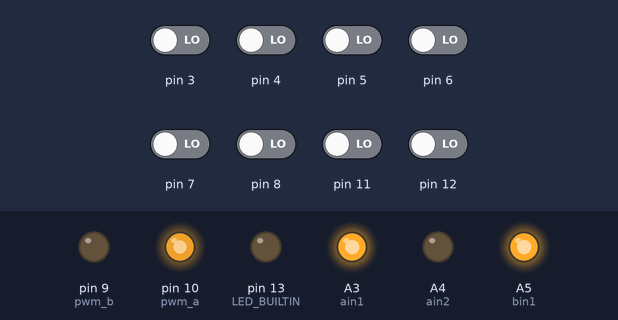
This sketch was run on a simulated Arduino Nano, built with avr-gcc and run on an emulated ATmega328P. Parts: output pins drawn as LEDs (lit = HIGH). Dashed ring = blinking. The test bench sets the inputs (shaded band); at power-on: pin 3–8, pin 11, pin 12 LOW.

Above: at 6.4 s.
6.5 s: pin 4 driven HIGH
At 7.0 s:
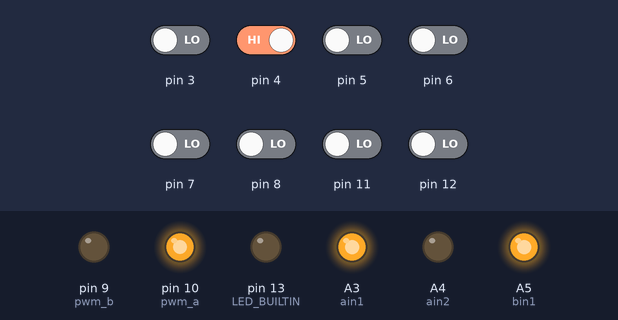
9.5 s: pin 3 driven HIGH
At 10.0 s:
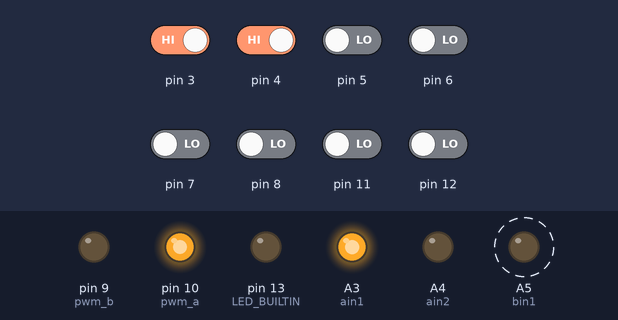
12.5 s: pin 6 driven HIGH
At 13.4 s:
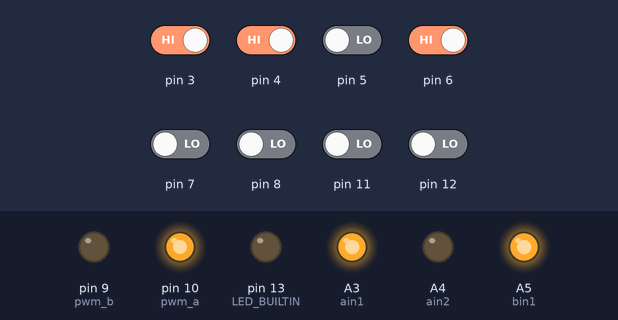
15.5 s: pin 7 driven HIGH
At 16.0 s:
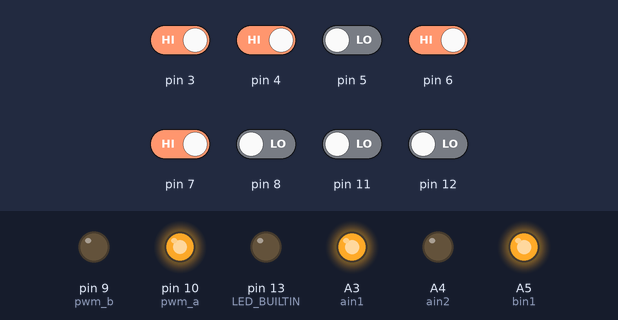
18.5 s: pin 12 driven HIGH
At 19.6 s:
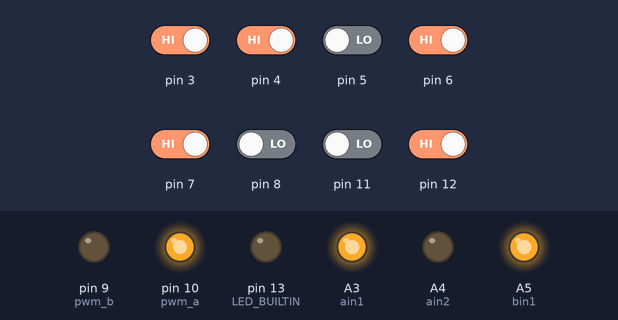
21.5 s: pin 8 driven HIGH
Timing chart, 0 to 68.1 s (numbered marks = the images above; inputs shaded):
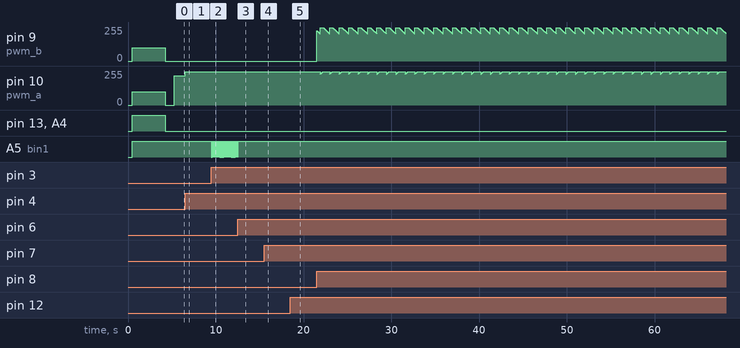

Measured:
- after the input at 6.5 s, pin 10 (pwm_a): 220/255 → 250/255 at once
- after the input at 9.5 s, pin 9 (pwm_b): stays 0/255 (without the input it goes to 48/255 after 3.0 s); A5 (bin1): alternates HIGH for 0.04 s and LOW for 0.02 s, starting at once
- after the input at 12.5 s, pin 9 (pwm_b): stays 0/255 (without the input it goes to 33/255 after 3.0 s); A5 (bin1): goes on until 12.5 s, then stays HIGH
- after the input at 15.5 s, pin 9 (pwm_b): stays 0/255 (without the input it goes to 79/255 after 3.0 s)
- after the input at 18.5 s, pin 9 (pwm_b): stays 0/255 (without the input it goes to 140/255 after 3.0 s)

The sketch:

Zeus_lifo.ino
```cpp
#include <QTRSensors.h>
#define ain1 A3
#define ain2 A4
#define pwm_a 10
#define bin1 A5
#define bin2 A6
#define pwm_b 9
int sa = 0;
int sb = 0;
int temp = 0;
QTRSensors qtr;
const uint8_t sc = 8;
uint16_t sv[sc];
int P = 0;
int I = 0;
int D = 0;
float Kp = 0.08;
float Ki = 0.001;
float Kd = 1;
int error = 0;
int preverror = 0;
void setup()
{
  pinMode(ain1, OUTPUT);
  pinMode(ain2, OUTPUT);
  pinMode(pwm_a, OUTPUT);
  pinMode(bin1, OUTPUT);
  pinMode(bin2, OUTPUT);
  pinMode(pwm_b, OUTPUT);
  qtr.setTypeRC();
  qtr.setSensorPins((const uint8_t[]){3, 4, 5, 6, 7, 8, 11, 12}, sc);
  qtr.setEmitterPin(2);

  delay(500);
  pinMode(LED_BUILTIN, OUTPUT);
  digitalWrite(LED_BUILTIN, HIGH);

  calib();

  digitalWrite(LED_BUILTIN, LOW);

  delay(1000);
}

void loop()
{

 pid();
 mspeed(0,0);


}
void mspeed(int sa, int sb){
  if(sa < 0){
    sa = -sa;
    digitalWrite(ain1, LOW);
    digitalWrite(ain2, HIGH);
    analogWrite(pwm_a, sa);
    }else{
      digitalWrite(ain1, HIGH);
      digitalWrite(ain2, LOW);
      analogWrite(pwm_a, sa);
      }
  if(sb < 0){
    sb = -sb;
    digitalWrite(bin1, LOW);
    digitalWrite(bin2, LOW);
    analogWrite(pwm_b, sb);
    }else{
      digitalWrite(bin1, HIGH);
      digitalWrite(bin2, LOW);
      analogWrite(pwm_b, sb);
      }
  }

void calib(){
  mspeed(-100, 100);
  for (uint16_t i = 0; i < 150; i++)
  {
    qtr.calibrate();
  }
  mspeed(0,0);
  }

void pid(){
    while(1){
    uint16_t pos = qtr.readLineBlack(sv);
    error = 3500 - pos;
    if(sv[0]>700 && sv[1]>700 && sv[2]>700 && sv[3]>700 && sv[4]>700 && sv[5]>700 && sv[6]>700 && sv[7]>700){
      return;
      }


  if(pos ==0){
    if(sa>sb){
      mspeed(220,0);
      }
    else if(sb > sa){
        mspeed(0,220);
        }
    else if(sa == sb){
          mspeed(220,0);
          }
    }
    else{
      P = error;
      I = I + error;
      D = error - preverror;
      preverror = error;

      int speedchange = P*Kp + I*Ki + D*Kd;

      int msa = 250 + speedchange;
      int msb = 250 - speedchange;

      if(msa > 250){
        msa = 250;
        }
      if(msb > 250){
        msb = 250;
        }
      if(msa < -30){
        msa = -30;
        }
      if(msb < -30){
        msb = -30;
        }

      mspeed(msa, msb);
      }
    }
  }
```
